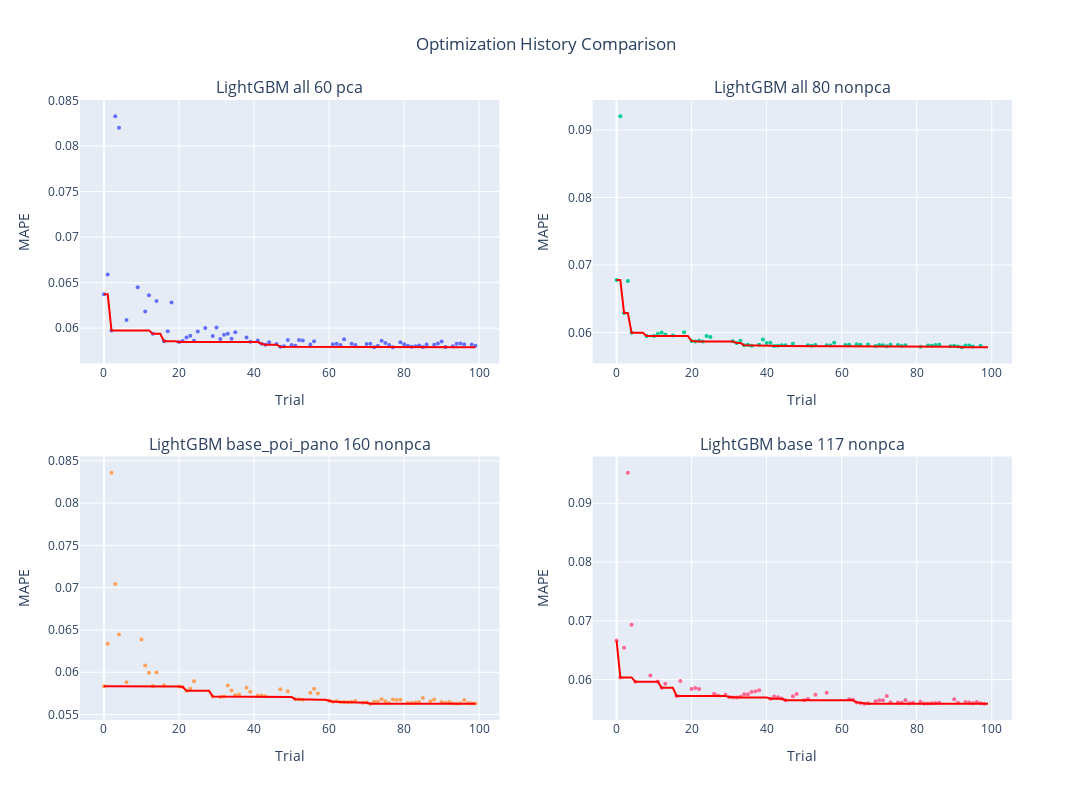

The notebook cell saved with this chart:
### Code cell
# Compare multiple studies
import plotly.subplots as sp
import plotly.graph_objects as go
import re


def extract_short_study_name(study_name_tuple):
    """
    turns study name into a shorter readable name.

    The expected format for the study name is:
    {model}_{method}_{dataset}_nfeat_{n_features}_{pca|nonpca}_{count}_{metric}_{version}_study

    Args:
        study_name_tuple (tuple): A tuple containing the study name string, e.g.,
                                  ('LightGBM_rfecv_all_nfeat_60_pca_count_mape_v1_study',)

    Returns:
        str: A formatted string like "model dataset nfeatures pca|nonpca",
             or None if the 'nfeat' marker is not found in the study name.
    """
    # Extract the actual study name string from the input tuple
    study_name = study_name_tuple

    # Split the study name by underscores to get its individual components
    parts = study_name.split('_')

    # Extract the model, which is always the first part
    model = parts[0]

    try:
        # Find the index of the 'nfeat' marker to locate subsequent elements
        nfeat_idx = parts.index('nfeat')

        # Extract the number of features, which is immediately after 'nfeat'
        n_features = parts[nfeat_idx + 1]

        # Extract the PCA/non-PCA status, which is after n_features
        pca_nonpca = parts[nfeat_idx + 2]
    except ValueError:
        print(f"Warning: 'nfeat' marker not found in study name: {study_name}. "
              "Cannot extract all required information.")
        return None
    except IndexError:

        print(f"Warning: Insufficient parts after 'nfeat' in study name: {study_name}. "
              "Cannot extract all required information.")
        return None


    dataset_parts = parts[2:nfeat_idx]
    dataset = "_".join(dataset_parts) 

    shorter_name = f"{model} {dataset} {n_features} {pca_nonpca}"
    return shorter_name



studies_to_compare = [
    'LightGBM_rfecv_all_nfeat_60_pca_count_mape_v1_study',
    'LightGBM_rfecv_all_nfeat_80_nonpca_count_mape_v1_study',
    'LightGBM_rfecv_base_poi_pano_nfeat_160_nonpca_count_loc_mape_v1_study',
    'LightGBM_rfecv_base_nfeat_117_nonpca_count_loc_mape_v1_study'
]

# Load all studies
loaded_studies = {
    name: optuna.load_study(study_name=name, storage=STUDY_DB_PATH)
    for name in studies_to_compare
}

# Create subplots for optimization history
fig = sp.make_subplots(
    rows=2, cols=2,
    subplot_titles=[extract_short_study_name(name) for name in studies_to_compare],
    vertical_spacing=0.15,
    horizontal_spacing=0.1
)

# Plot optimization history for each study
for idx, (name, study) in enumerate(loaded_studies.items()):
    row = idx // 2 + 1
    col = idx % 2 + 1
    
    # Get optimization history data
    trials = study.trials
    values = [t.value for t in trials if t.value is not None]
    best_values = [min(values[:i+1]) for i in range(len(values))]
    
    # Add traces
    fig.add_trace(
        go.Scatter(y=values, name=f"{name} (trials)", showlegend=False, 
                  mode='markers', marker=dict(size=4)),
        row=row, col=col
    )
    fig.add_trace(
        go.Scatter(y=best_values, name=f"{name} (best)", showlegend=False,
                  line=dict(color='red')),
        row=row, col=col
    )
    
    # Update axes labels
    fig.update_xaxes(title_text="Trial", row=row, col=col)
    fig.update_yaxes(title_text="MAPE", row=row, col=col)

fig.update_layout(
    height=800, 
    width=1200,
    title_text="Optimization History Comparison",
    title_x=0.5
)
fig.show()

# Print convergence statistics
print("\nConvergence Statistics:")
print("=" * 80)
for name, study in loaded_studies.items():
    trials = study.trials
    values = [t.value for t in trials if t.value is not None]
    best_value = min(values)
    
    # Calculate when we reached within 2.5% of best value
    threshold = best_value * 1.025
    convergence_trial = next(
        (i for i, v in enumerate(values) if v <= threshold), 
        len(values)
    )
    
    print(f"\nStudy: {name}")
    print(f"Best MAPE: {best_value:.4f} 2.5% of best: {threshold:.4f}")
    print(f"Trials to reach within 2.5% of best: {convergence_trial}")
    print(f"Total trials: {len(values)}")

### Figure 1 — Plotly figure (JSON) as saved in the notebook; plotly's stock layout.template omitted (floating-point values rounded to 4 significant figures)
{"data": [{"marker": {"size": 4}, "mode": "markers", "name": "LightGBM_rfecv_all_nfeat_60_pca_count_mape_v1_study (trials)", "showlegend": false, "type": "scatter", "xaxis": "x", "y": [0.06372, 0.06589, 0.05976, 0.08327, 0.08201, null, 0.06089, null, null, 0.06451, null, 0.06183, 0.06363, 0.05939, 0.06298, null, 0.05857, 0.05968, 0.06282, null, 0.05848, 0.0586, 0.05897, 0.05917, 0.05861, 0.05964, null, 0.06002, null, 0.05914, 0.06008, 0.05882, 0.05929, 0.05939, 0.05885, 0.05954, null, null, 0.05898, 0.05851, null, 0.05865, 0.05828, 0.05818, 0.05845, null, 0.05827, 0.05797, 0.05802, 0.0587, 0.05815, 0.05808, 0.05869, 0.05866, null, 0.0582, 0.05856, null, null, null, null, 0.05823, 0.05829, 0.05816, 0.05877, null, 0.05829, 0.05815, null, null, 0.05826, 0.05829, 0.0579, 0.05806, 0.05863, 0.05836, 0.05815, 0.05792, null, 0.05844, 0.05825, 0.05806, 0.05795, 0.05802, 0.0581, 0.05794, 0.05822, null, 0.05819, 0.05832, 0.05853, 0.05793, null, 0.05802, 0.05829, 0.05831, 0.05824, null, 0.05821, 0.05806], "yaxis": "y"}, {"line": {"color": "red"}, "name": "LightGBM_rfecv_all_nfeat_60_pca_count_mape_v1_study (best)", "showlegend": false, "type": "scatter", "xaxis": "x", "y": [0.06372, 0.06372, 0.05976, 0.05976, 0.05976, 0.05976, 0.05976, 0.05976, 0.05976, 0.05976, 0.05976, 0.05976, 0.05976, 0.05939, 0.05939, 0.05939, 0.05857, 0.05857, 0.05857, 0.05857, 0.05848, 0.05848, 0.05848, 0.05848, 0.05848, 0.05848, 0.05848, 0.05848, 0.05848, 0.05848, 0.05848, 0.05848, 0.05848, 0.05848, 0.05848, 0.05848, 0.05848, 0.05848, 0.05848, 0.05848, 0.05848, 0.05848, 0.05828, 0.05818, 0.05818, 0.05818, 0.05818, 0.05797, 0.05797, 0.05797, 0.05797, 0.05797, 0.05797, 0.05797, 0.05797, 0.05797, 0.05797, 0.05797, 0.05797, 0.05797, 0.05797, 0.05797, 0.05797, 0.05797, 0.05797, 0.05797, 0.05797, 0.05797, 0.05797, 0.05797, 0.05797, 0.05797, 0.0579, 0.0579, 0.0579, 0.0579, 0.0579, 0.0579, 0.0579, 0.0579, 0.0579, 0.0579, 0.0579, 0.0579, 0.0579, 0.0579, 0.0579, 0.0579, 0.0579, 0.0579, 0.0579, 0.0579, 0.0579, 0.0579, 0.0579, 0.0579, 0.0579, 0.0579, 0.0579, 0.0579], "yaxis": "y"}, {"marker": {"size": 4}, "mode": "markers", "name": "LightGBM_rfecv_all_nfeat_80_nonpca_count_mape_v1_study (trials)", "showlegend": false, "type": "scatter", "xaxis": "x2", "y": [0.06778, 0.09205, 0.06289, 0.06764, 0.05998, null, null, null, 0.05948, null, 0.0595, 0.05984, 0.06002, 0.05971, null, 0.05958, null, null, 0.06003, null, 0.05874, 0.05867, 0.0588, 0.05869, 0.05951, 0.05934, null, null, null, null, null, 0.05873, 0.05846, 0.05879, 0.05814, 0.05819, 0.05803, null, 0.05819, 0.05897, 0.05845, 0.05848, 0.05802, 0.05804, 0.05814, 0.05811, null, 0.05835, null, null, null, 0.05814, 0.05803, 0.05817, null, null, 0.05812, 0.05806, 0.05849, null, null, 0.05815, 0.05819, null, 0.05828, 0.05819, null, 0.05821, null, 0.05799, 0.05817, 0.05813, 0.05797, 0.0582, null, 0.05816, 0.058, 0.0581, null, null, null, 0.05791, null, 0.05809, 0.05805, 0.05814, 0.05818, null, null, 0.05796, 0.05805, 0.05792, 0.05781, 0.05808, 0.05808, 0.05792, null, 0.05804, null, null], "yaxis": "y2"}, {"line": {"color": "red"}, "name": "LightGBM_rfecv_all_nfeat_80_nonpca_count_mape_v1_study (best)", "showlegend": false, "type": "scatter", "xaxis": "x2", "y": [0.06778, 0.06778, 0.06289, 0.06289, 0.05998, 0.05998, 0.05998, 0.05998, 0.05948, 0.05948, 0.05948, 0.05948, 0.05948, 0.05948, 0.05948, 0.05948, 0.05948, 0.05948, 0.05948, 0.05948, 0.05874, 0.05867, 0.05867, 0.05867, 0.05867, 0.05867, 0.05867, 0.05867, 0.05867, 0.05867, 0.05867, 0.05867, 0.05846, 0.05846, 0.05814, 0.05814, 0.05803, 0.05803, 0.05803, 0.05803, 0.05803, 0.05803, 0.05802, 0.05802, 0.05802, 0.05802, 0.05802, 0.05802, 0.05802, 0.05802, 0.05802, 0.05802, 0.05802, 0.05802, 0.05802, 0.05802, 0.05802, 0.05802, 0.05802, 0.05802, 0.05802, 0.05802, 0.05802, 0.05802, 0.05802, 0.05802, 0.05802, 0.05802, 0.05802, 0.05799, 0.05799, 0.05799, 0.05797, 0.05797, 0.05797, 0.05797, 0.05797, 0.05797, 0.05797, 0.05797, 0.05797, 0.05791, 0.05791, 0.05791, 0.05791, 0.05791, 0.05791, 0.05791, 0.05791, 0.05791, 0.05791, 0.05791, 0.05781, 0.05781, 0.05781, 0.05781, 0.05781, 0.05781, 0.05781, 0.05781], "yaxis": "y2"}, {"marker": {"size": 4}, "mode": "markers", "name": "LightGBM_rfecv_base_poi_pano_nfeat_160_nonpca_count_loc_mape_v1_study (trials)", "showlegend": false, "type": "scatter", "xaxis": "x3", "y": [0.05836, 0.06336, 0.08359, 0.07042, 0.06446, null, 0.05882, null, null, null, 0.06389, 0.06081, 0.05995, 0.05839, 0.05997, null, 0.05843, null, null, null, 0.05831, 0.05826, 0.0578, 0.05805, 0.05893, null, null, null, null, 0.05713, null, 0.05707, 0.05714, 0.05843, 0.05784, 0.05729, 0.05739, null, 0.05817, 0.05769, null, 0.05727, 0.05724, 0.05716, null, null, null, 0.058, null, 0.05775, null, 0.05682, 0.0568, 0.05675, null, 0.05758, 0.05807, 0.0575, null, null, 0.05663, 0.05651, 0.05657, 0.05645, 0.05649, 0.05647, 0.05651, 0.05661, null, 0.05639, 0.05641, 0.05627, 0.05651, 0.05651, 0.05681, 0.05658, 0.05635, 0.05679, 0.05673, 0.05674, null, 0.05638, 0.05636, 0.05642, 0.05648, 0.05695, null, 0.05659, 0.05679, null, 0.05649, 0.0564, 0.05649, 0.05635, 0.05631, 0.05635, 0.05671, 0.05637, 0.05635, 0.0563], "yaxis": "y3"}, {"line": {"color": "red"}, "name": "LightGBM_rfecv_base_poi_pano_nfeat_160_nonpca_count_loc_mape_v1_study (best)", "showlegend": false, "type": "scatter", "xaxis": "x3", "y": [0.05836, 0.05836, 0.05836, 0.05836, 0.05836, 0.05836, 0.05836, 0.05836, 0.05836, 0.05836, 0.05836, 0.05836, 0.05836, 0.05836, 0.05836, 0.05836, 0.05836, 0.05836, 0.05836, 0.05836, 0.05831, 0.05826, 0.0578, 0.0578, 0.0578, 0.0578, 0.0578, 0.0578, 0.0578, 0.05713, 0.05713, 0.05707, 0.05707, 0.05707, 0.05707, 0.05707, 0.05707, 0.05707, 0.05707, 0.05707, 0.05707, 0.05707, 0.05707, 0.05707, 0.05707, 0.05707, 0.05707, 0.05707, 0.05707, 0.05707, 0.05707, 0.05682, 0.0568, 0.05675, 0.05675, 0.05675, 0.05675, 0.05675, 0.05675, 0.05675, 0.05663, 0.05651, 0.05651, 0.05645, 0.05645, 0.05645, 0.05645, 0.05645, 0.05645, 0.05639, 0.05639, 0.05627, 0.05627, 0.05627, 0.05627, 0.05627, 0.05627, 0.05627, 0.05627, 0.05627, 0.05627, 0.05627, 0.05627, 0.05627, 0.05627, 0.05627, 0.05627, 0.05627, 0.05627, 0.05627, 0.05627, 0.05627, 0.05627, 0.05627, 0.05627, 0.05627, 0.05627, 0.05627, 0.05627, 0.05627], "yaxis": "y3"}, {"marker": {"size": 4}, "mode": "markers", "name": "LightGBM_rfecv_base_nfeat_117_nonpca_count_loc_mape_v1_study (trials)", "showlegend": false, "type": "scatter", "xaxis": "x4", "y": [0.06664, 0.06037, 0.06542, 0.09521, 0.06933, 0.05962, null, null, null, 0.06069, null, 0.05968, 0.05861, 0.0593, null, null, 0.05723, 0.05974, null, null, 0.05839, 0.05858, 0.05838, null, null, null, 0.05761, 0.05729, null, 0.0574, 0.05702, 0.05697, 0.05697, 0.0571, 0.05749, 0.05749, 0.05788, 0.058, 0.05818, null, null, 0.05673, 0.0571, 0.05697, 0.05678, 0.05649, null, 0.05715, 0.05756, null, 0.05647, 0.05668, null, 0.05743, null, null, 0.05774, null, null, null, null, null, 0.05664, 0.05658, 0.05612, 0.05603, 0.05588, 0.05597, null, 0.0563, 0.05649, 0.05649, 0.05719, 0.05616, null, 0.0561, 0.05604, 0.05649, 0.05597, 0.05608, null, 0.05624, 0.05591, 0.05593, 0.05599, 0.05603, 0.05605, null, null, null, 0.05664, 0.05605, null, 0.05618, 0.05611, 0.05598, 0.05619, 0.05598, 0.05588, null], "yaxis": "y4"}, {"line": {"color": "red"}, "name": "LightGBM_rfecv_base_nfeat_117_nonpca_count_loc_mape_v1_study (best)", "showlegend": false, "type": "scatter", "xaxis": "x4", "y": [0.06664, 0.06037, 0.06037, 0.06037, 0.06037, 0.05962, 0.05962, 0.05962, 0.05962, 0.05962, 0.05962, 0.05962, 0.05861, 0.05861, 0.05861, 0.05861, 0.05723, 0.05723, 0.05723, 0.05723, 0.05723, 0.05723, 0.05723, 0.05723, 0.05723, 0.05723, 0.05723, 0.05723, 0.05723, 0.05723, 0.05702, 0.05697, 0.05697, 0.05697, 0.05697, 0.05697, 0.05697, 0.05697, 0.05697, 0.05697, 0.05697, 0.05673, 0.05673, 0.05673, 0.05673, 0.05649, 0.05649, 0.05649, 0.05649, 0.05649, 0.05647, 0.05647, 0.05647, 0.05647, 0.05647, 0.05647, 0.05647, 0.05647, 0.05647, 0.05647, 0.05647, 0.05647, 0.05647, 0.05647, 0.05612, 0.05603, 0.05588, 0.05588, 0.05588, 0.05588, 0.05588, 0.05588, 0.05588, 0.05588, 0.05588, 0.05588, 0.05588, 0.05588, 0.05588, 0.05588, 0.05588, 0.05588, 0.05588, 0.05588, 0.05588, 0.05588, 0.05588, 0.05588, 0.05588, 0.05588, 0.05588, 0.05588, 0.05588, 0.05588, 0.05588, 0.05588, 0.05588, 0.05588, 0.05588, 0.05588], "yaxis": "y4"}], "layout": {"annotations": [{"font": {"size": 16}, "showarrow": false, "text": "LightGBM all 60 pca", "x": 0.225, "xanchor": "center", "xref": "paper", "y": 1, "yanchor": "bottom", "yref": "paper"}, {"font": {"size": 16}, "showarrow": false, "text": "LightGBM all 80 nonpca", "x": 0.775, "xanchor": "center", "xref": "paper", "y": 1, "yanchor": "bottom", "yref": "paper"}, {"font": {"size": 16}, "showarrow": false, "text": "LightGBM base_poi_pano 160 nonpca", "x": 0.225, "xanchor": "center", "xref": "paper", "y": 0.425, "yanchor": "bottom", "yref": "paper"}, {"font": {"size": 16}, "showarrow": false, "text": "LightGBM base 117 nonpca", "x": 0.775, "xanchor": "center", "xref": "paper", "y": 0.425, "yanchor": "bottom", "yref": "paper"}], "height": 800, "title": {"text": "Optimization History Comparison", "x": 0.5}, "width": 1200, "xaxis": {"anchor": "y", "domain": [0, 0.45], "title": {"text": "Trial"}}, "xaxis2": {"anchor": "y2", "domain": [0.55, 1], "title": {"text": "Trial"}}, "xaxis3": {"anchor": "y3", "domain": [0, 0.45], "title": {"text": "Trial"}}, "xaxis4": {"anchor": "y4", "domain": [0.55, 1], "title": {"text": "Trial"}}, "yaxis": {"anchor": "x", "domain": [0.575, 1], "title": {"text": "MAPE"}}, "yaxis2": {"anchor": "x2", "domain": [0.575, 1], "title": {"text": "MAPE"}}, "yaxis3": {"anchor": "x3", "domain": [0, 0.425], "title": {"text": "MAPE"}}, "yaxis4": {"anchor": "x4", "domain": [0, 0.425], "title": {"text": "MAPE"}}}}
